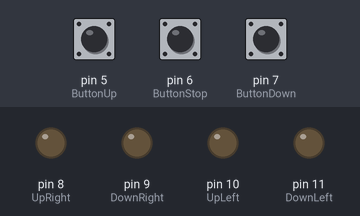
A sketch run on a simulated Arduino Uno, built with avr-gcc and run on an emulated ATmega328P. On the bench: output pins drawn as LEDs (lit = HIGH). The inputs (shaded band) are chosen by the test bench; at power-on: pin 5 (ButtonUp) HIGH, pin 6 (ButtonStop) HIGH, pin 7 (ButtonDown) HIGH.

Above: at 1.2 s.
1.3 s: pin 5 (ButtonUp) pulled LOW for 0.15 s
At 1.9 s:
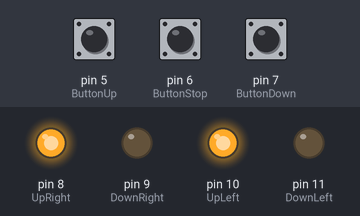
2.9 s: pin 6 (ButtonStop) pulled LOW for 0.15 s
At 4.1 s:
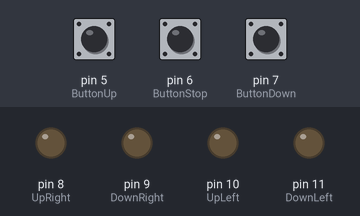
4.5 s: pin 7 (ButtonDown) pulled LOW for 0.15 s
At 5.5 s:
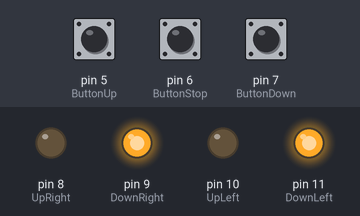
6.1 s: pin 6 (ButtonStop) pulled LOW for 1 s
At 6.7 s:
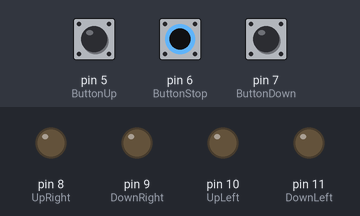
8.6 s: pin 5 (ButtonUp) driven LOW and pin 6 (ButtonStop) driven LOW
At 9.6 s:
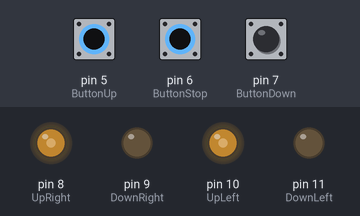
10.1 s: pin 6 (ButtonStop) driven HIGH
At 10.8 s:
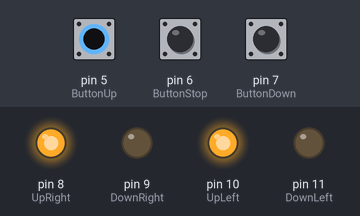
Timing chart, 0 to 12.6 s (numbered marks = the images above; inputs shaded):
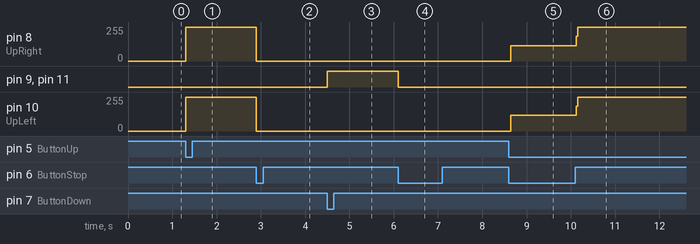

The sketch:

desk.ino
```cpp
void setup()
{
  pinMode(5, INPUT_PULLUP);
  pinMode(6, INPUT_PULLUP);
  pinMode(7, INPUT_PULLUP);
  pinMode(8, OUTPUT);
  pinMode(9, OUTPUT);
  pinMode(10, OUTPUT);
  pinMode(11, OUTPUT);
  #define ButtonUp 5
  #define ButtonStop 6
  #define ButtonDown 7
  #define UpRight 8
  #define DownRight 9
  #define UpLeft 10
  #define DownLeft 11
}

void loop()
{
  int control=0; //1:down, 2:stop, 3:up
  if (digitalRead(ButtonUp)==LOW)
  {
    control=3;
  }
  else if (digitalRead(ButtonStop)==LOW)
  {
    control=2;
  }
  else if (digitalRead(ButtonDown)==LOW)
  {
    control=1;
  }
  while (control==3)
  {
    digitalWrite(UpRight, HIGH);
    digitalWrite(UpLeft, HIGH);
    if (digitalRead(ButtonStop)==LOW)
    {
      digitalWrite(UpRight, LOW);
      digitalWrite(UpLeft, LOW);
      break;
    }
  }
     while (control==1)
  {
    digitalWrite(DownRight, HIGH);
    digitalWrite(DownLeft, HIGH);
    if (digitalRead(ButtonStop)==LOW)
    {
      digitalWrite(DownRight, LOW);
      digitalWrite(DownLeft, LOW);
      break;
    }
  }
}
```

Measured:
- after the input at 1.3 s, pin 8 (UpRight), pin 10 (UpLeft): 0/255 → 255/255 at once
- after the input at 2.9 s, pin 8 (UpRight), pin 10 (UpLeft): 255/255 → 0/255 at once
- after the input at 4.5 s, pin 9 (DownRight), pin 11 (DownLeft): LOW → HIGH at once
- after the input at 6.1 s, pin 9 (DownRight), pin 11 (DownLeft): HIGH → LOW at once
- after the input at 8.6 s, pin 8 (UpRight): 0/255 → 116/255 at once; pin 10 (UpLeft): 0/255 → 118/255 at once
- after the input at 10.1 s, pin 8 (UpRight): 116/255 → 255/255 at once; pin 10 (UpLeft): 118/255 → 255/255 at once
